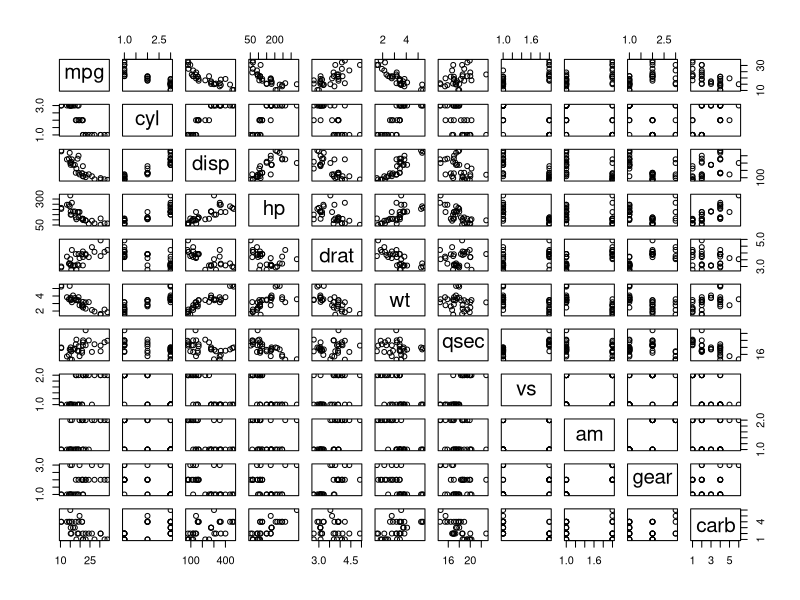
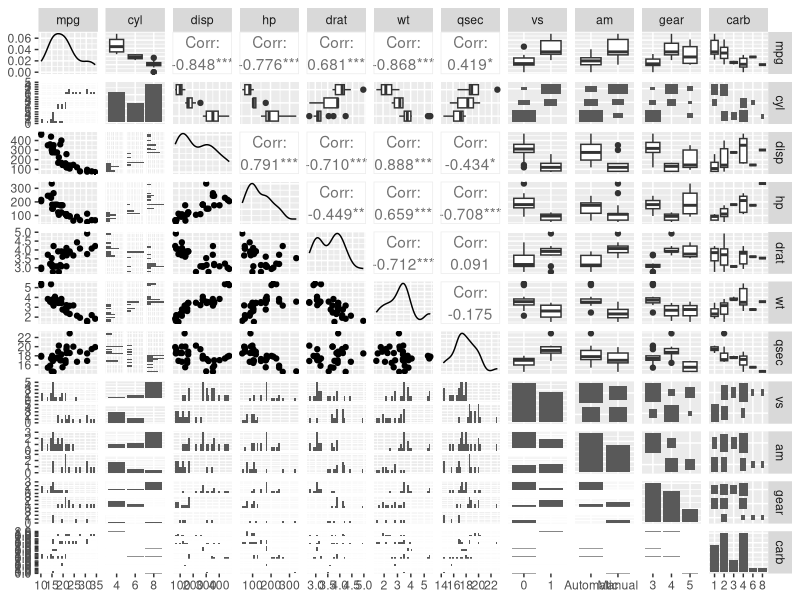
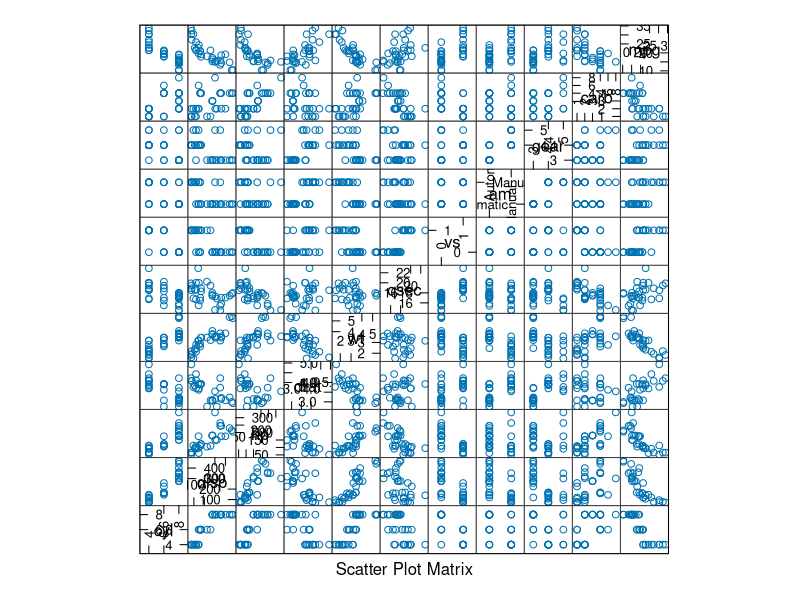
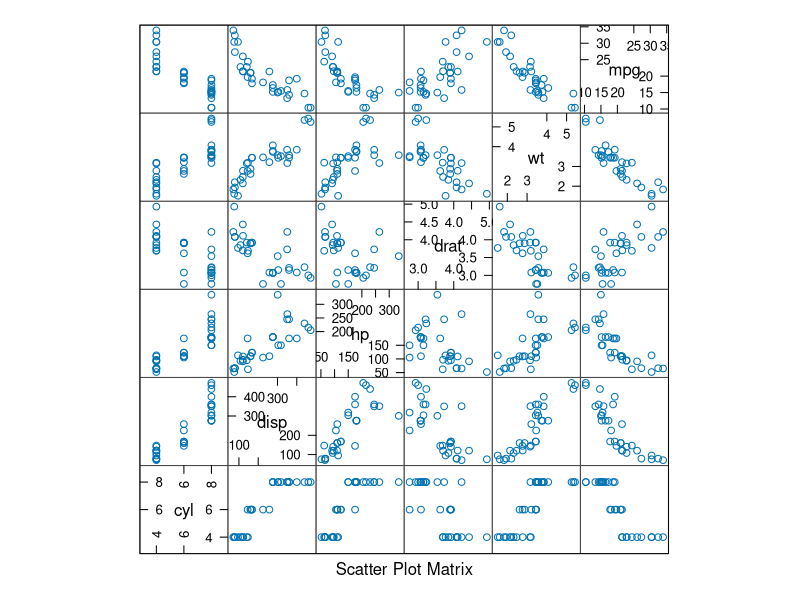
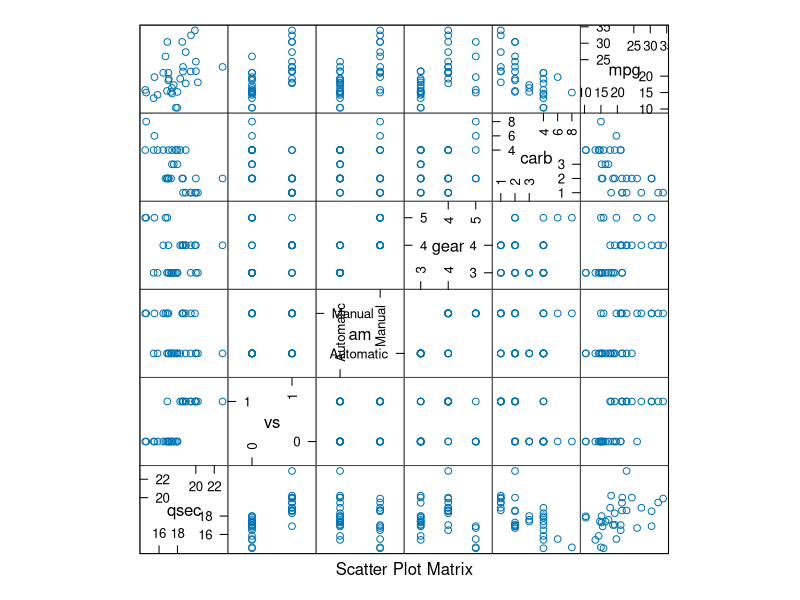
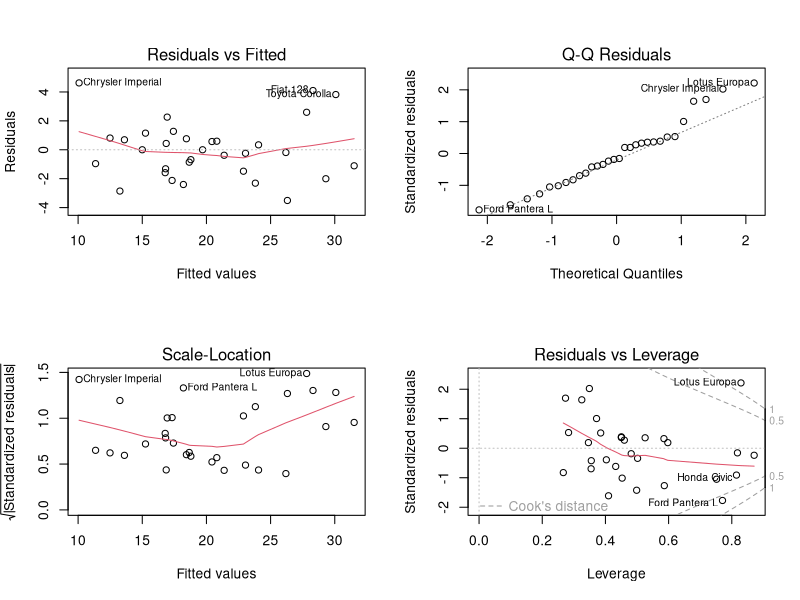
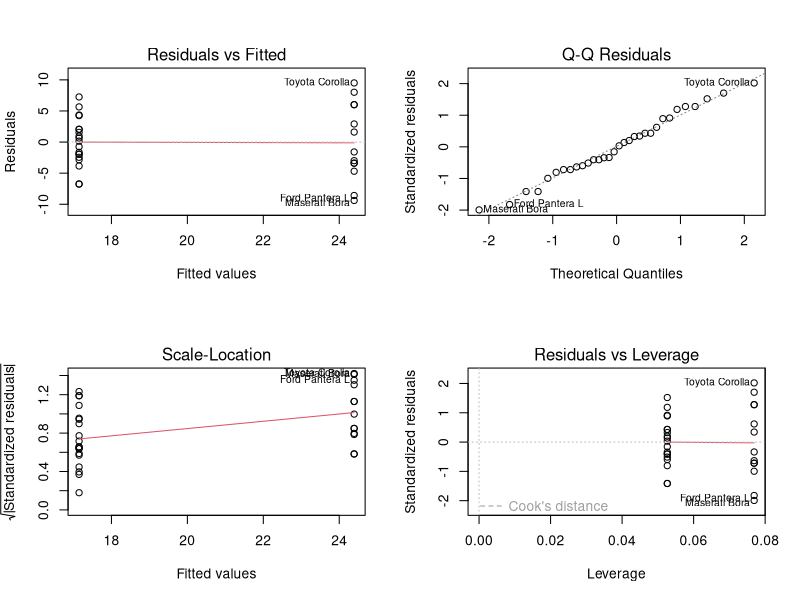
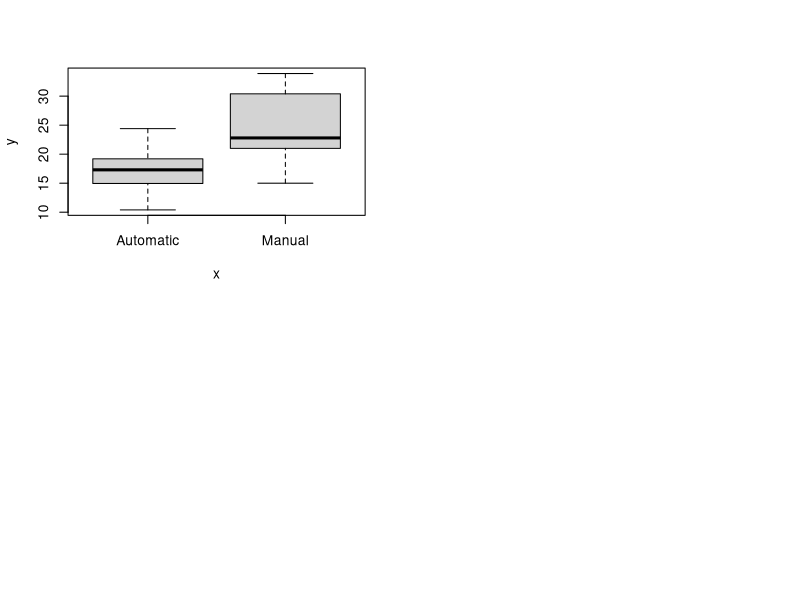

Reproduce these figures in R, in order.
# Module 7

setwd("C:/Users/hklau/Desktop/DataScienceClass/Module 7 - Regression Models/Assignment 1/")

# Answer: 
# https://rpubs.com/fabian/Reg_Models_Proj
# http://rstudio-pubs-static.s3.amazonaws.com/20376_91fae3fbc83042f7a2dc47f7540b7e5f.html
# https://rstudio-pubs-static.s3.amazonaws.com/26724_bf073fbc1f5c439887d3ea58e5824c60.html
# http://rstudio-pubs-static.s3.amazonaws.com/37680_64c25b37c21b4ff79e17d92a5fb751d5.html


# loading data
library(datasets)
data("mtcars")

# Set below variable as factor
mtcars$cyl <- as.factor(mtcars$cyl)
mtcars$vs <- as.factor(mtcars$vs)
mtcars$am <- factor(mtcars$am, labels = c('Automatic','Manual'))
mtcars$gear <- as.factor(mtcars$gear)
mtcars$carb <- as.factor(mtcars$carb)

# data summary
str(mtcars)
summary(mtcars)
table(mtcars$am, mtcars$am)

# linear regression
fit <- lm(mpg ~ ., data = mtcars)
summary(fit)

pairs(mtcars)


library(GGally)
library(ggplot2)
g = ggpairs(mtcars)
g

library(caret)
featurePlot(x = mtcars[names(mtcars)[-1]], y = mtcars[names(mtcars)[1]], plot = "pairs")

featurePlot(x = mtcars[names(mtcars)[2:6]], y = mtcars[names(mtcars)[1]], plot = "pairs")
featurePlot(x = mtcars[names(mtcars)[7:11]], y = mtcars[names(mtcars)[1]], plot = "pairs")


# linear regression for automatic vs manual car
fit_0 <- lm(mpg ~ ., data = mtcars)
summary(fit_0)

# Choose a model by AIC in a Stepwise Algorithm
fit_best <- step(fit_0, direction = "both")
summary(fit_best)

fit_1 <- lm(mpg ~ am, data = mtcars)
summary(fit_1)

fit_2 <- lm(mpg ~ am + wt, data = mtcars)
summary(fit_2)

fit_3 <- lm(mpg ~ am + wt + hp, data = mtcars)
summary(fit_3)

fit_4 <- lm(mpg ~ am + wt + hp + disp, data = mtcars)
summary(fit_4)

fit_5 <- lm(mpg ~ am + wt + hp + disp + cyl, data = mtcars)
summary(fit_5)

anova(fit_0, fit_best, fit_1, fit_2, fit_3, fit_4, fit_5)

par(mfrow = c(2, 2))
plot(fit_0)
plot(fit_1)

plot(x = mtcars$am, y = mtcars$mpg)


# Testing from Xiao Dan
fullModel <- lm(mpg ~ ., data=mtcars)
summary(fullModel) # results hidden

stepModel <- step(fullModel, k=log(nrow(mtcars)))
summary(stepModel) # results hidden

amIntWtModel<-lm(mpg ~ wt + qsec + am + wt:am, data=mtcars)
summary(amIntWtModel) # results hidden

amModel<-lm(mpg ~ am, data=mtcars)
summary(amModel) # results hidden

anova(amModel, stepModel, fullModel, amIntWtModel) 
confint(amIntWtModel) # results hidden




library(ggplot2)
g <- ggplot(data = mtcars, aes(x = am, y = mpg, colour = wt))
g <- g + geom_point(colour="grey50", size = 5)
g <- g + geom_smooth(method = lm, se = FALSE, colour = "red")
#g <- g + theme(legend.position="none") 
g <- g + facet_grid(.~cyl)
g <- g + geom_point(size = 4)
g

g <- ggplot(data = mtcars, aes(x = am, y = mpg, colour = wt))
g <- g + geom_point(colour="grey50", size = 5)
g <- g + geom_smooth(method = lm, se = FALSE, colour = "red")
#g <- g + theme(legend.position="none") 
g <- g + facet_grid(.~gear)
g <- g + geom_point(size = 4)
g

g <- ggplot(data = mtcars, aes(x = am, y = mpg, colour = wt))
g <- g + geom_point(colour="grey50", size = 5)
g <- g + geom_smooth(method = lm, se = FALSE, colour = "red")
#g <- g + theme(legend.position="none") 
g <- g + facet_grid(.~carb)
g <- g + geom_point(size = 4)
g

g <- ggplot(data = mtcars, aes(x = am, y = mpg, colour = wt))
g <- g + geom_point(colour="grey50", size = 5)
g <- g + geom_smooth(method = lm, se = FALSE, colour = "red")
#g <- g + theme(legend.position="none") 
g <- g + facet_grid(.~vs)
g <- g + geom_point(size = 4)
g





